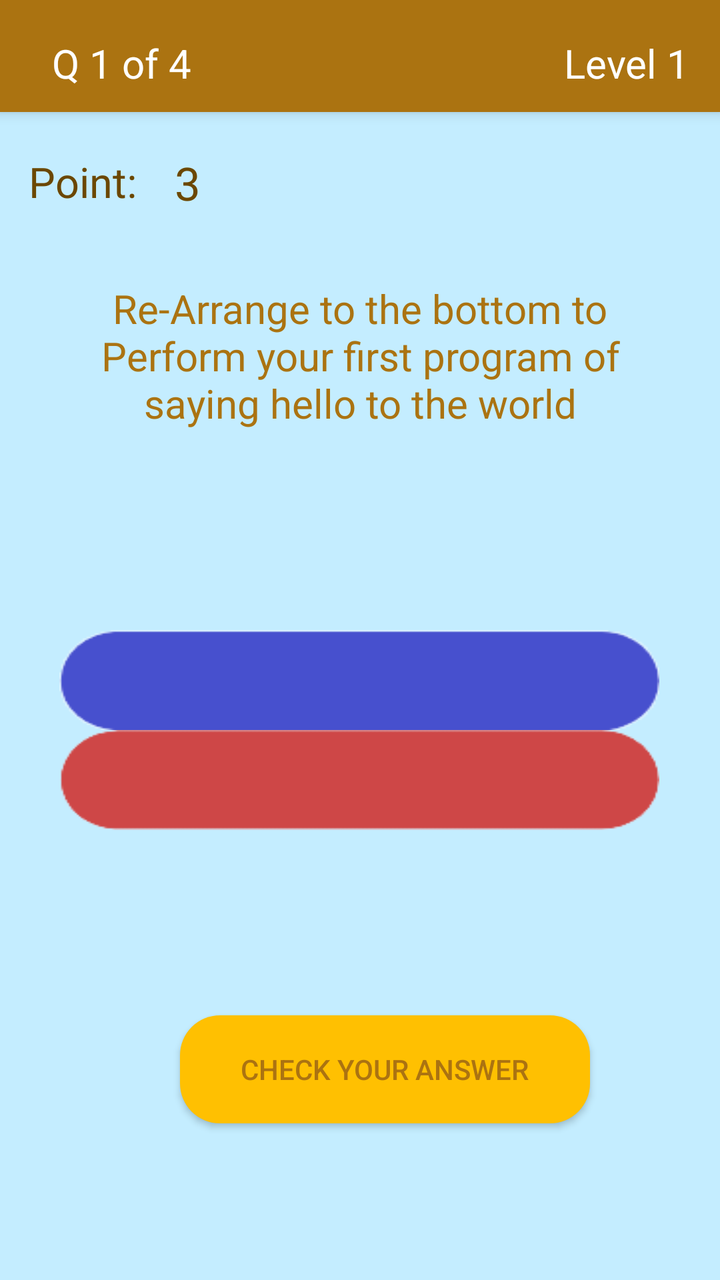
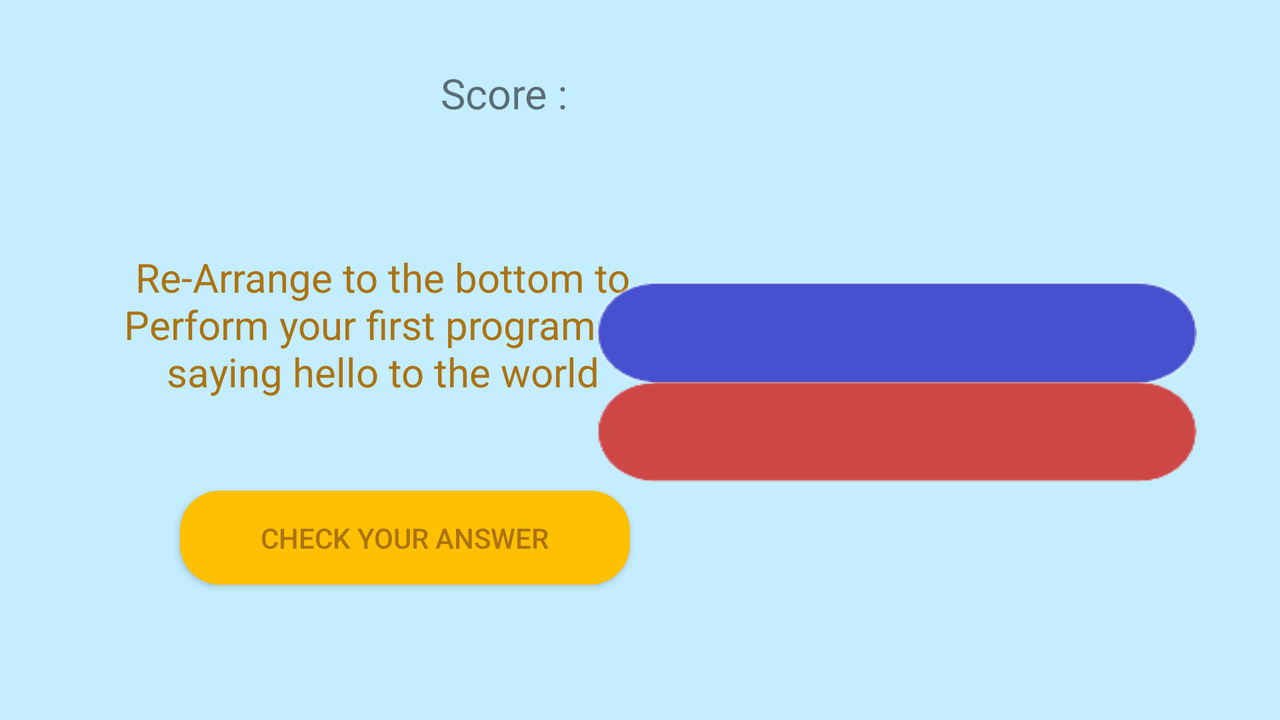

The same Android screen from two of the app's own layout files: first res/layout/ as a phone draws it, then the repository's variant for another configuration, drawn on a device whose configuration selects that folder. Both files follow.
<!-- AndroidManifest.xml: application theme AppTheme.NoActionBar -->
<!-- res/layout/activity_q1.xml -->
<?xml version="1.0" encoding="utf-8"?>
<android.support.constraint.ConstraintLayout
    xmlns:android="http://schemas.android.com/apk/res/android"
    xmlns:app="http://schemas.android.com/apk/res-auto"
    xmlns:tools="http://schemas.android.com/tools"
    android:layout_width="match_parent"
    android:layout_height="match_parent"
    android:background="@color/LightBlue"
    tools:context=".q1">

    <android.support.v7.widget.Toolbar
        xmlns:android="http://schemas.android.com/apk/res/android"
        xmlns:app="http://schemas.android.com/apk/res-auto"
        android:id="@+id/toolbar"
        android:layout_width="match_parent"
        android:layout_height="?attr/actionBarSize"
        android:background="@color/colorPrimary"
        android:elevation="4dp"
        android:theme="@style/ThemeOverlay.AppCompat.Dark.ActionBar"
        app:layout_constraintBottom_toBottomOf="parent"
        app:layout_constraintEnd_toEndOf="parent"
        app:layout_constraintHorizontal_bias="0.0"
        app:layout_constraintStart_toStartOf="parent"
        app:layout_constraintTop_toTopOf="parent"
        app:layout_constraintVertical_bias="0.0"
        app:popupTheme="@style/ThemeOverlay.AppCompat.Light">

        <TextView
            android:id="@+id/scoreq"
            android:layout_width="98dp"
            android:layout_height="?attr/actionBarSize"
            android:layout_marginStart="8dp"
            android:layout_marginTop="8dp"
            android:layout_marginEnd="8dp"
            android:layout_marginBottom="8dp"
            android:padding="10dp"
            android:text="Q 1 of 4"
            android:textColor="#fff"
            android:textSize="20dp"
            app:layout_constraintBottom_toBottomOf="parent"
            app:layout_constraintEnd_toEndOf="parent"
            app:layout_constraintHorizontal_bias="0.62"
            app:layout_constraintStart_toStartOf="parent"
            app:layout_constraintTop_toTopOf="parent"
            app:layout_constraintVertical_bias="0.08" />
        <TextView
            android:id="@+id/levelNum"
            android:layout_width="wrap_content"
            android:layout_height="?attr/actionBarSize"
            android:layout_marginStart="108dp"
            android:layout_marginTop="8dp"
            android:layout_marginEnd="8dp"
            android:layout_marginBottom="8dp"
            android:padding="10dp"
            android:text="Level 1"
            android:textColor="#fff"
            android:textSize="20dp"
            android:translationX="50dp"
            app:layout_constraintBottom_toBottomOf="parent"
            app:layout_constraintEnd_toEndOf="parent"
            app:layout_constraintHorizontal_bias="0.62"
            app:layout_constraintStart_toStartOf="parent"
            app:layout_constraintTop_toTopOf="parent"
            app:layout_constraintVertical_bias="0.08" />
    </android.support.v7.widget.Toolbar>


    <TextView
        android:id="@+id/points"
        android:layout_width="67dp"
        android:layout_height="32dp"
        android:layout_marginStart="8dp"
        android:layout_marginTop="8dp"
        android:layout_marginEnd="8dp"
        android:layout_marginBottom="8dp"
        android:text="3"
        android:textAlignment="center"
        android:textColor="@color/DarkTextColor"
        android:textSize="23dp"
        app:layout_constraintBottom_toBottomOf="parent"
        app:layout_constraintEnd_toEndOf="parent"
        app:layout_constraintHorizontal_bias="0.189"
        app:layout_constraintStart_toStartOf="parent"
        app:layout_constraintTop_toTopOf="parent"
        app:layout_constraintVertical_bias="0.115" />

    <TextView
        android:id="@+id/score"
        android:layout_width="85dp"
        android:layout_height="32dp"
        android:layout_marginStart="8dp"
        android:layout_marginTop="8dp"
        android:layout_marginEnd="8dp"
        android:layout_marginBottom="8dp"
        android:text="Point:"
        android:textColor="@color/DarkTextColor"
        android:textSize="21dp"
        app:layout_constraintBottom_toBottomOf="parent"
        app:layout_constraintEnd_toEndOf="parent"
        app:layout_constraintHorizontal_bias="0.025"
        app:layout_constraintStart_toStartOf="parent"
        app:layout_constraintTop_toTopOf="parent"
        app:layout_constraintVertical_bias="0.116" />

    <TextView
        android:id="@+id/textView5"
        android:layout_width="329dp"
        android:layout_height="143dp"
        android:layout_margin="@dimen/text_margin"
        android:layout_marginTop="8dp"
        android:layout_marginBottom="8dp"
        android:gravity="center"
        android:padding="@dimen/text_margin"
        android:text="Re-Arrange to the bottom to Perform your first program of saying hello to the world"
        android:textAlignment="center"
        android:textColor="@color/textcolor"
        android:textSize="20dp"
        app:layout_constraintBottom_toBottomOf="parent"
        app:layout_constraintEnd_toEndOf="parent"
        app:layout_constraintHorizontal_bias="0.463"
        app:layout_constraintLeft_toLeftOf="parent"
        app:layout_constraintRight_toRightOf="parent"
        app:layout_constraintStart_toStartOf="parent"
        app:layout_constraintTop_toTopOf="parent"
        app:layout_constraintVertical_bias="0.194" />


                <LinearLayout
                    android:id="@+id/bigliner"
                    android:layout_width="335dp"
                    android:layout_height="223dp"
                    android:layout_marginTop="8dp"
                    android:layout_marginBottom="8dp"
                    android:background="@drawable/roundedinput"
                    android:gravity="center"
                    android:orientation="vertical"
                    app:layout_constraintBottom_toBottomOf="parent"
                    app:layout_constraintHorizontal_bias="0.493"
                    app:layout_constraintLeft_toLeftOf="parent"
                    app:layout_constraintRight_toRightOf="parent"
                    app:layout_constraintTop_toTopOf="parent"
                    app:layout_constraintVertical_bias="0.613">


                    <Button
                        android:id="@+id/world"
                        android:layout_width="300dp"
                        android:layout_height="50dp"
                        android:background="@drawable/darkblue"
                        android:textColor="#fff"
                        android:textSize="18dp" />


                    <Button
                        android:id="@+id/hello"
                        android:layout_width="300dp"
                        android:layout_height="50dp"
                        android:background="@drawable/red"
                        android:textColor="#fff"
                        android:textSize="18dp" />

                </LinearLayout>

    <Button
        android:id="@+id/checkquestion"
        android:layout_width="205dp"
        android:layout_height="54dp"
        android:layout_marginStart="90dp"
        android:layout_marginTop="16dp"
        android:layout_marginEnd="80dp"
        android:layout_marginBottom="8dp"
        android:background="@drawable/roundedbttn"
        android:text="Check your Answer"
        android:textColor="@color/textcolor"
        app:layout_constraintBottom_toBottomOf="parent"
        app:layout_constraintEnd_toEndOf="parent"
        app:layout_constraintHorizontal_bias="0.0"
        app:layout_constraintStart_toStartOf="parent"
        app:layout_constraintTop_toTopOf="parent"
        app:layout_constraintVertical_bias="0.875" />


            </android.support.constraint.ConstraintLayout>
<!-- resources referenced by this layout -->
<resources>
  <color name="DarkTextColor">#6B4701</color>
  <color name="LightBlue">#C4EDFF</color>
  <color name="colorPrimary">#AB7311</color>
  <color name="textcolor"> #AB7311</color>
  <dimen name="text_margin">16dp</dimen>
  <!-- drawable darkblue: png bitmap (drawable, 3250 bytes) -->
  <!-- drawable red: png bitmap (drawable, 3165 bytes) -->
  <!-- drawable roundedbttn (drawable) -->
  <?xml version="1.0" encoding="utf-8"?>
  <shape xmlns:android="http://schemas.android.com/apk/res/android"
      android:shape="rectangle">
      <solid android:color="@color/buttoncolor" />
      <corners android:bottomRightRadius="20dp"
          android:bottomLeftRadius="20dp"
          android:topRightRadius="20dp"
          android:topLeftRadius="20dp"/>
  </shape>
  <style name="AppTheme.NoActionBar">
          <item name="windowActionBar">false</item>
          <item name="windowNoTitle">true</item>
      </style>
  <color name="buttoncolor">#FFC001</color>
</resources>
<!-- res/layout-land/activity_q1.xml (the repository's variant of the layout above) -->
<!-- drawn on the phone turned sideways -->
<?xml version="1.0" encoding="utf-8"?>
<android.support.constraint.ConstraintLayout xmlns:android="http://schemas.android.com/apk/res/android"
    xmlns:app="http://schemas.android.com/apk/res-auto"
    xmlns:tools="http://schemas.android.com/tools"
    android:layout_width="match_parent"
    android:layout_height="match_parent"
    android:background="@color/LightBlue"
    tools:context=".q1">

    <TextView
        android:id="@+id/scoreNum"
        android:layout_width="66dp"
        android:layout_height="40dp"
        android:layout_marginStart="8dp"
        android:layout_marginTop="8dp"
        android:layout_marginEnd="8dp"
        android:layout_marginBottom="8dp"
        android:textAlignment="center"
        android:textSize="23dp"
        app:layout_constraintBottom_toBottomOf="parent"
        app:layout_constraintEnd_toEndOf="parent"
        app:layout_constraintHorizontal_bias="0.517"
        app:layout_constraintStart_toStartOf="parent"
        app:layout_constraintTop_toTopOf="parent"
        app:layout_constraintVertical_bias="0.07" />

    <TextView
        android:id="@+id/score"
        android:layout_width="81dp"
        android:layout_height="37dp"
        android:layout_marginStart="8dp"
        android:layout_marginTop="8dp"
        android:layout_marginEnd="8dp"
        android:layout_marginBottom="8dp"
        android:text="Score :"
        android:textSize="21dp"
        app:layout_constraintBottom_toBottomOf="parent"
        app:layout_constraintEnd_toEndOf="parent"
        app:layout_constraintHorizontal_bias="0.391"
        app:layout_constraintStart_toStartOf="parent"
        app:layout_constraintTop_toTopOf="parent"
        app:layout_constraintVertical_bias="0.079" />

    <TextView
        android:id="@+id/textView5"
        android:layout_width="329dp"
        android:layout_height="143dp"
        android:layout_margin="@dimen/text_margin"
        android:layout_marginTop="8dp"
        android:layout_marginBottom="8dp"
        android:gravity="center"
        android:padding="@dimen/text_margin"
        android:text="Re-Arrange to the bottom to Perform your first program of saying hello to the world"
        android:textAlignment="center"
        android:textColor="@color/textcolor"
        android:textSize="20dp"
        app:layout_constraintBottom_toBottomOf="parent"
        app:layout_constraintEnd_toEndOf="parent"
        app:layout_constraintHorizontal_bias="0.039"
        app:layout_constraintLeft_toLeftOf="parent"
        app:layout_constraintRight_toRightOf="parent"
        app:layout_constraintStart_toStartOf="parent"
        app:layout_constraintTop_toTopOf="parent"
        app:layout_constraintVertical_bias="0.404" />


    <LinearLayout
        android:id="@+id/bigliner"
        android:layout_width="335dp"
        android:layout_height="223dp"
        android:layout_marginTop="8dp"
        android:layout_marginBottom="8dp"
        android:background="@drawable/roundedinput"
        android:gravity="center"
        android:orientation="vertical"
        app:layout_constraintBottom_toBottomOf="parent"
        app:layout_constraintHorizontal_bias="0.921"
        app:layout_constraintLeft_toLeftOf="parent"
        app:layout_constraintRight_toRightOf="parent"
        app:layout_constraintTop_toTopOf="parent"
        app:layout_constraintVertical_bias="0.593">


        <Button
            android:id="@+id/world"
            android:layout_width="300dp"
            android:layout_height="50dp"
            android:background="@drawable/darkblue"
            android:textColor="#fff"
            android:textSize="18dp" />


        <Button
            android:id="@+id/hello"
            android:layout_width="300dp"
            android:layout_height="50dp"
            android:background="@drawable/red"
            android:textColor="#fff"
            android:textSize="18dp" />

    </LinearLayout>

    <Button
        android:id="@+id/checkquestion"
        android:layout_width="225dp"
        android:layout_height="47dp"
        android:layout_marginStart="90dp"
        android:layout_marginTop="16dp"
        android:layout_marginEnd="80dp"
        android:layout_marginBottom="8dp"
        android:background="@drawable/roundedbttn"
        android:text="Check your Answer"
        android:textColor="@color/textcolor"
        app:layout_constraintBottom_toBottomOf="parent"
        app:layout_constraintEnd_toEndOf="parent"
        app:layout_constraintHorizontal_bias="0.0"
        app:layout_constraintStart_toStartOf="parent"
        app:layout_constraintTop_toTopOf="parent"
        app:layout_constraintVertical_bias="0.794" />


</android.support.constraint.ConstraintLayout>
<!-- resources referenced by the variant -->
<!-- as the phone turned sideways resolves them -->
<resources>
  <color name="LightBlue">#C4EDFF</color>
  <color name="textcolor"> #AB7311</color>
  <dimen name="text_margin">16dp</dimen>
  <!-- drawable darkblue: png bitmap (drawable, 3250 bytes) -->
  <!-- drawable red: png bitmap (drawable, 3165 bytes) -->
  <!-- drawable roundedbttn (drawable) -->
  <?xml version="1.0" encoding="utf-8"?>
  <shape xmlns:android="http://schemas.android.com/apk/res/android"
      android:shape="rectangle">
      <solid android:color="@color/buttoncolor" />
      <corners android:bottomRightRadius="20dp"
          android:bottomLeftRadius="20dp"
          android:topRightRadius="20dp"
          android:topLeftRadius="20dp"/>
  </shape>
  <style name="AppTheme.NoActionBar">
          <item name="windowActionBar">false</item>
          <item name="windowNoTitle">true</item>
      </style>
  <color name="buttoncolor">#FFC001</color>
</resources>
